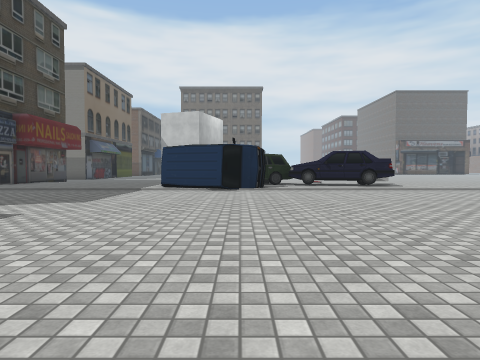
view 1 (above)

24 first-person views from a walk through a scene from a Unity 3-D project. The camera is 1.2 m above the floor, tilts 2° down and sees 75° across. The floor is counted in squares, 2 m on a side. Each view is taken from the middle of a square. On the plan, view 1 faces up. The plan holds only what a view shows up to about 9 squares ahead; the rest is blank. The place goes on beyond the plan. The player character is not drawn. Some surface patterns are stand-ins.

view 2
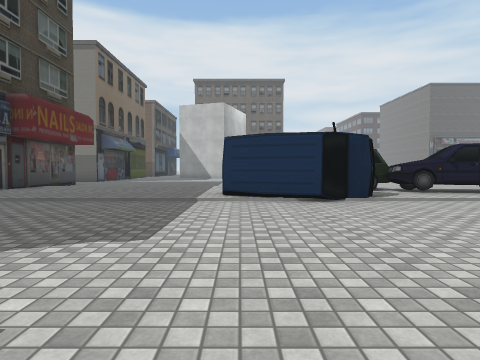

view 3
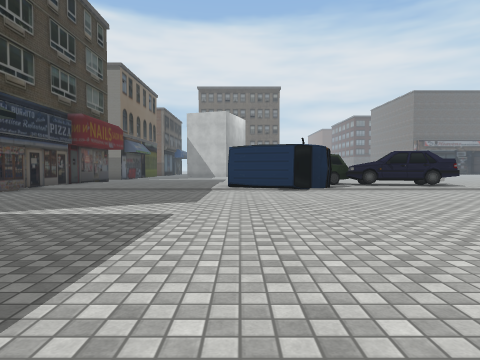

view 4
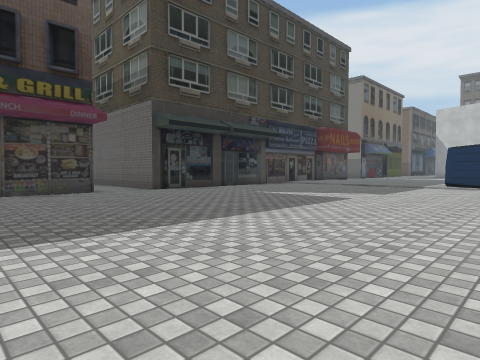

view 5
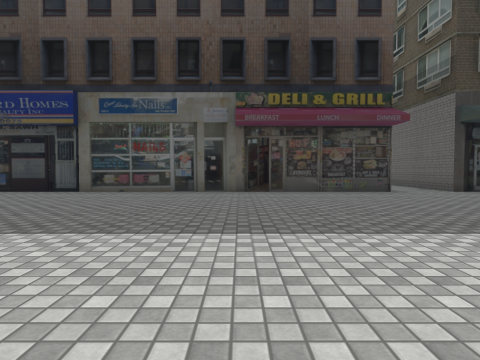

view 6
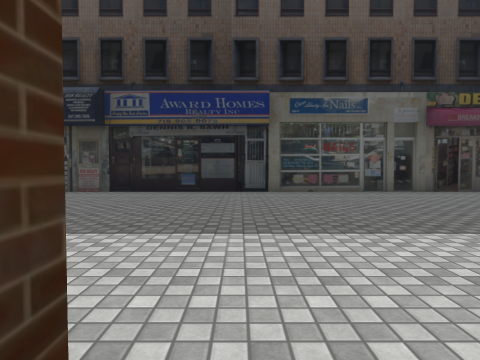

view 7
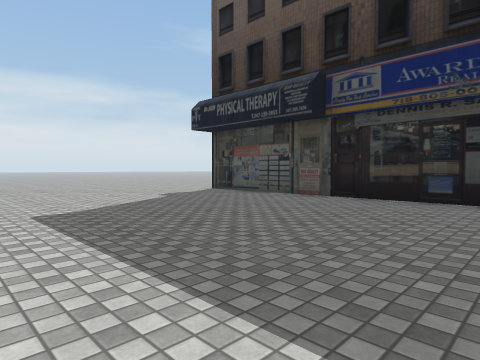

view 8
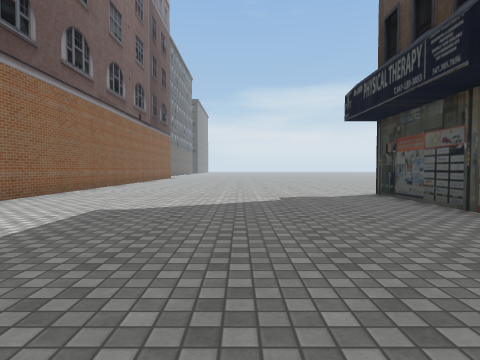

view 9
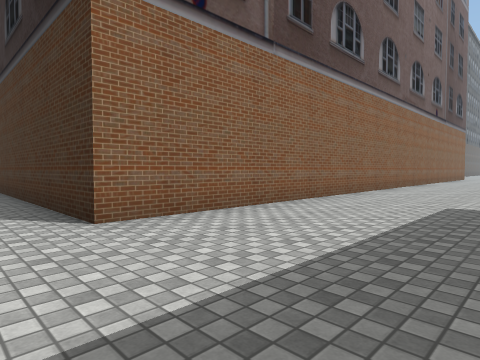

view 10
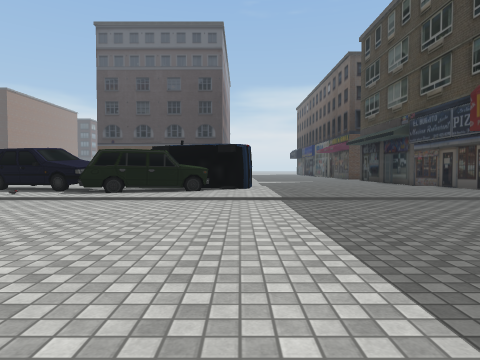

view 11
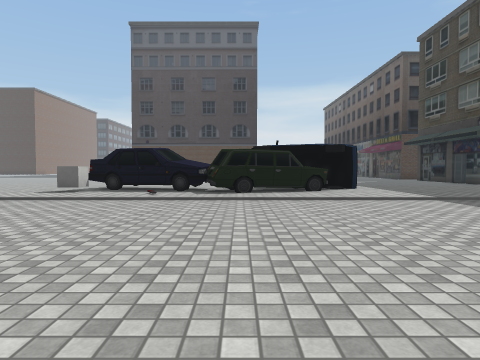

view 12
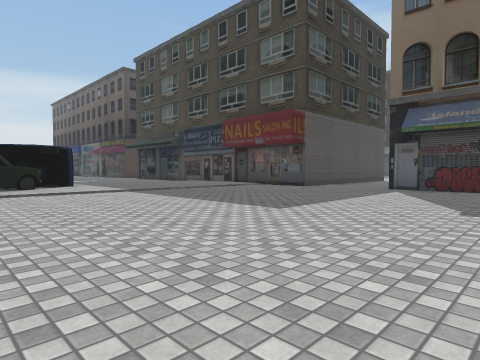

view 13
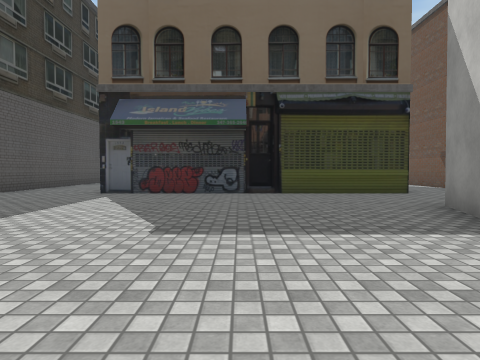

view 14
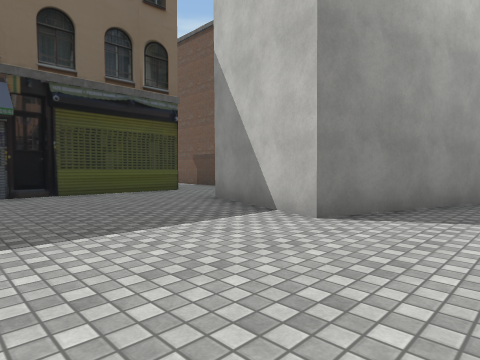

view 15
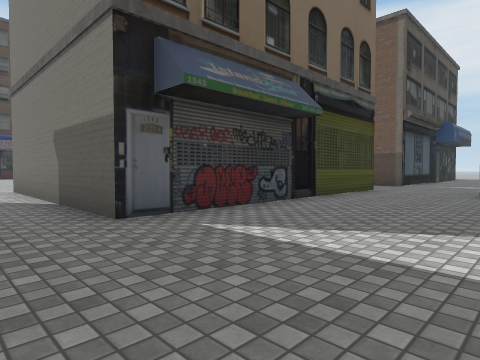

view 16
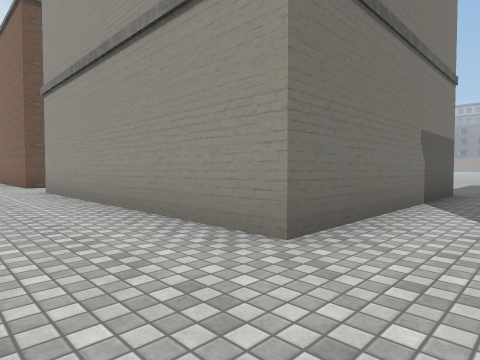

view 17
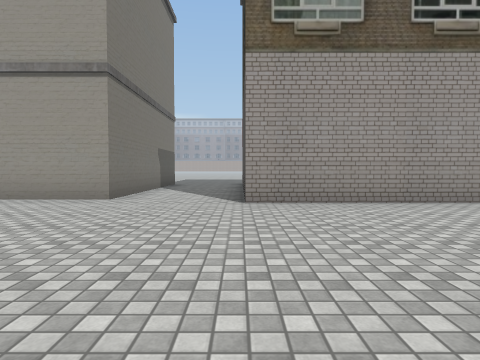

view 18
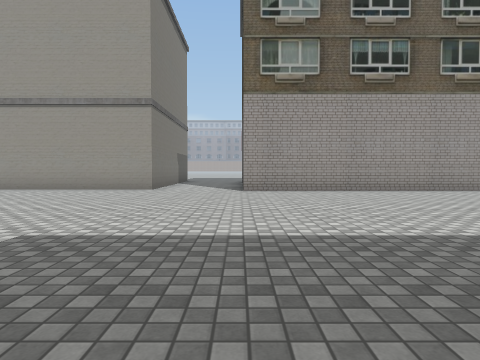

view 19
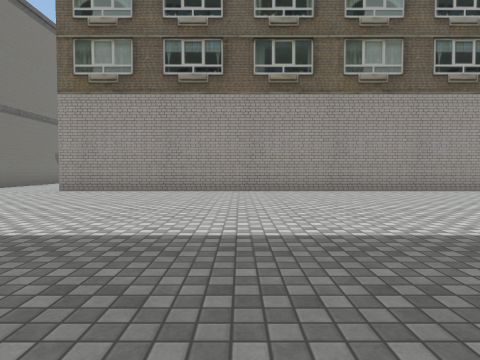

view 20
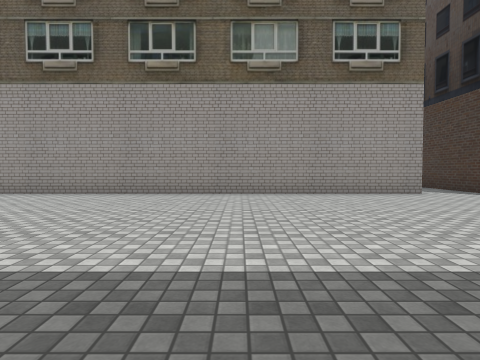

view 21
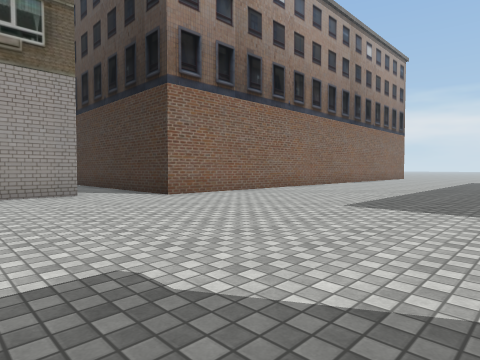

view 22
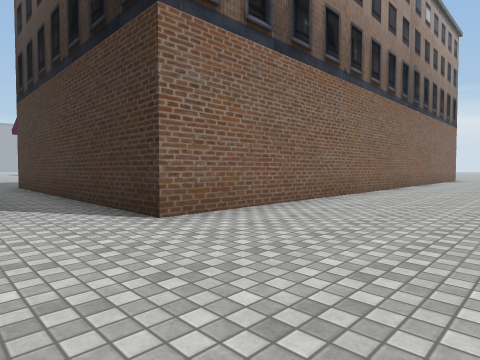

view 23
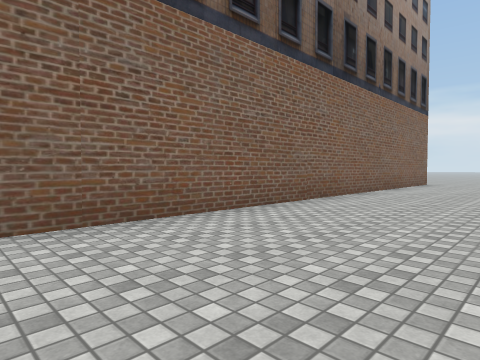

view 24
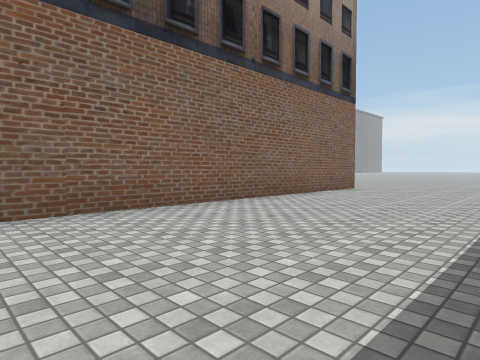

### Floor plan
Key: @ floor where view 1 was taken; # wall or solid block; . floor; O other object.
Columns run from 24 left of view 1 to 5 right of it. Each row starts with its distance up from view 1.
 26         ..     ....  ##
 25         ..     #..## #.
 24         ..     #...###..
 23         ..     #........
 22         ..     #........
 21         ..     #..........
 20       ....     #..........
 19      .....    ##..........
 18    .......#####O...........
 17   ..........................
 16  ............ ...............
 15 .........##   ##  ...........
 14  ........#        ............
 13   .......#       .............
 12   .......#      .........O...O
 11  ........#      .......OOOOOOO
 10 .........#      ......OO...OO.
  9  ........#      .......##.....
  8   .......#      ..............
  7  ........#       .............
  6   .......#       .............
  5  ........#        ...........
  4  ........#       ...........
  3  ........#     #O...........
  2  ..........................
  1  .......########..........
  0   ......#      #........@
 -1   ......#      #.........
 -2   ......#      #.........
 -3   ......#      #.........
 -4   ......#      #........
 -5   ......#      #.......
 -6    .....#      #.......
 -7    .....#      #.........
 -8    .....#      #.............
 -9    .....#      #........######
-10    .....#      #........#
-11     ....#      #........#
-12     ....#      #........#
-13     ....#      #........#
-14     ....#      #........#
-15     ....       #........#
-16     ...         ........#
-17                 ........#
-18                    ....

Where each view was taken, in squares from view 1:
view 1: 0 up, 0 right, facing up
view 2: 3 up, 2 left, facing up
view 3: 0 up, 2 left, facing up
view 4: 2 down, 0 right, facing up-left
view 5: 3 down, 0 right, facing left
view 6: 8 down, 0 right, facing left
view 7: 8 down, 2 left, facing down-left
view 8: 8 down, 5 left, facing down
view 9: 7 down, 4 left, facing down-right
view 10: 19 up, 2 left, facing down
view 11: 19 up, 1 right, facing down
view 12: 21 up, 1 right, facing down-left
view 13: 21 up, 1 left, facing left
view 14: 20 up, 1 left, facing up-left
view 15: 16 up, 5 left, facing up-left
view 16: 16 up, 17 left, facing up-right
view 17: 15 up, 21 left, facing right
view 18: 15 up, 24 left, facing right
view 19: 10 up, 24 left, facing right
view 20: 7 up, 23 left, facing right
view 21: 5 up, 23 left, facing down-right
view 22: 3 up, 20 left, facing down-right
view 23: 2 down, 20 left, facing down-right
view 24: 6 down, 21 left, facing down-right
